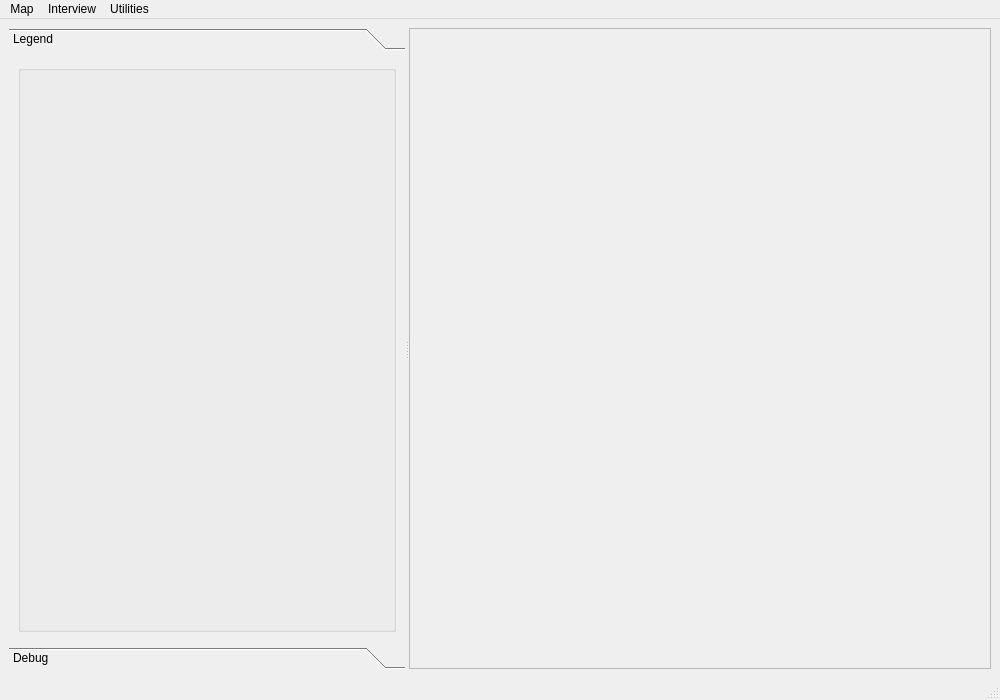
<ui version="4.0" >
 <class>MainWindow</class>
 <widget class="QMainWindow" name="MainWindow" >
  <property name="geometry" >
   <rect>
    <x>0</x>
    <y>0</y>
    <width>1000</width>
    <height>700</height>
   </rect>
  </property>
  <property name="windowTitle" >
   <string>OpenOceanMap BC Commercial</string>
  </property>
  <property name="windowIcon" >
   <iconset resource="resources.qrc" >
    <normaloff>:/images/OCEAN_SMALL_INNO.png</normaloff>:/images/OCEAN_SMALL_INNO.png</iconset>
  </property>
  <widget class="QWidget" name="centralwidget" >
   <layout class="QGridLayout" >
    <property name="margin" >
     <number>9</number>
    </property>
    <property name="spacing" >
     <number>6</number>
    </property>
    <item row="0" column="0" >
     <widget class="QSplitter" name="splitter" >
      <property name="orientation" >
       <enum>Qt::Horizontal</enum>
      </property>
      <widget class="QToolBox" name="toolBox" >
       <property name="enabled" >
        <bool>true</bool>
       </property>
       <property name="sizePolicy" >
        <sizepolicy vsizetype="Preferred" hsizetype="Preferred" >
         <horstretch>0</horstretch>
         <verstretch>0</verstretch>
        </sizepolicy>
       </property>
       <property name="baseSize" >
        <size>
         <width>0</width>
         <height>0</height>
        </size>
       </property>
       <property name="currentIndex" >
        <number>0</number>
       </property>
       <widget class="QWidget" name="legend_page" >
        <property name="geometry" >
         <rect>
          <x>0</x>
          <y>0</y>
          <width>355</width>
          <height>588</height>
         </rect>
        </property>
        <attribute name="label" >
         <string>Legend</string>
        </attribute>
        <layout class="QGridLayout" >
         <property name="margin" >
          <number>9</number>
         </property>
         <property name="spacing" >
          <number>6</number>
         </property>
         <item row="0" column="0" >
          <widget class="QGroupBox" name="groupBox" >
           <property name="autoFillBackground" >
            <bool>true</bool>
           </property>
           <property name="title" >
            <string/>
           </property>
          </widget>
         </item>
        </layout>
       </widget>
       <widget class="QWidget" name="debug_page" >
        <property name="geometry" >
         <rect>
          <x>0</x>
          <y>0</y>
          <width>96</width>
          <height>26</height>
         </rect>
        </property>
        <attribute name="label" >
         <string>Debug</string>
        </attribute>
       </widget>
      </widget>
      <widget class="QFrame" name="frameMap" >
       <property name="sizePolicy" >
        <sizepolicy vsizetype="Preferred" hsizetype="Preferred" >
         <horstretch>0</horstretch>
         <verstretch>0</verstretch>
        </sizepolicy>
       </property>
       <property name="frameShape" >
        <enum>QFrame::StyledPanel</enum>
       </property>
       <property name="frameShadow" >
        <enum>QFrame::Raised</enum>
       </property>
      </widget>
     </widget>
    </item>
   </layout>
  </widget>
  <widget class="QMenuBar" name="menubar" >
   <property name="geometry" >
    <rect>
     <x>0</x>
     <y>0</y>
     <width>1000</width>
     <height>19</height>
    </rect>
   </property>
   <widget class="QMenu" name="menuInterview" >
    <property name="title" >
     <string>Interview</string>
    </property>
    <addaction name="actionStart_Interview" />
   </widget>
   <widget class="QMenu" name="menuMap" >
    <property name="title" >
     <string>Map</string>
    </property>
    <addaction name="mpActionAddRasterLayer" />
    <addaction name="mpActionAddVectorLayer" />
    <addaction name="separator" />
    <addaction name="mpActionZoomIn" />
    <addaction name="mpActionZoomOut" />
    <addaction name="mpActionPan" />
    <addaction name="actionRegion_Tool" />
   </widget>
   <widget class="QMenu" name="menuUtilities" >
    <property name="title" >
     <string>Utilities</string>
    </property>
    <addaction name="actionPython_Console" />
   </widget>
   <addaction name="menuMap" />
   <addaction name="menuInterview" />
   <addaction name="menuUtilities" />
  </widget>
  <widget class="QStatusBar" name="statusbar" />
  <action name="mpActionZoomOut" >
   <property name="icon" >
    <iconset resource="resources.qrc" >
     <normaloff>:/images/mActionZoomOut.png</normaloff>:/images/mActionZoomOut.png</iconset>
   </property>
   <property name="text" >
    <string>Zoom Out</string>
   </property>
  </action>
  <action name="mpActionPan" >
   <property name="icon" >
    <iconset resource="resources.qrc" >
     <normaloff>:/images/mActionPan.png</normaloff>:/images/mActionPan.png</iconset>
   </property>
   <property name="text" >
    <string>Pan</string>
   </property>
  </action>
  <action name="mpActionAddRasterLayer" >
   <property name="icon" >
    <iconset resource="resources.qrc" >
     <normaloff>:/images/mActionAddRasterLayer.png</normaloff>:/images/mActionAddRasterLayer.png</iconset>
   </property>
   <property name="text" >
    <string>Add Raster Layer</string>
   </property>
  </action>
  <action name="actionStart_Interview" >
   <property name="icon" >
    <iconset resource="resources.qrc" >
     <normaloff>:/images/mActionStartEditing.png</normaloff>:/images/mActionStartEditing.png</iconset>
   </property>
   <property name="text" >
    <string>Start Interview</string>
   </property>
   <property name="iconText" >
    <string>Start Interview</string>
   </property>
   <property name="toolTip" >
    <string>Start Interview</string>
   </property>
  </action>
  <action name="actionRegion_Tool" >
   <property name="icon" >
    <iconset resource="resources.qrc" >
     <normaloff>:/images/mActionMeasureArea.png</normaloff>:/images/mActionMeasureArea.png</iconset>
   </property>
   <property name="text" >
    <string>Region Tool</string>
   </property>
  </action>
  <action name="actionPolygon_Tool" >
   <property name="icon" >
    <iconset resource="resources.qrc" >
     <normaloff>:/images/mActionCapturePolygon.png</normaloff>:/images/mActionCapturePolygon.png</iconset>
   </property>
   <property name="text" >
    <string>Polygon Tool</string>
   </property>
  </action>
  <action name="mpActionZoomIn" >
   <property name="icon" >
    <iconset resource="resources.qrc" >
     <normaloff>:/images/mActionZoomIn.png</normaloff>:/images/mActionZoomIn.png</iconset>
   </property>
   <property name="text" >
    <string>Zoom In</string>
   </property>
  </action>
  <action name="mpActionAddVectorLayer" >
   <property name="icon" >
    <iconset resource="resources.qrc" >
     <normaloff>:/images/mActionAddLayer.png</normaloff>:/images/mActionAddLayer.png</iconset>
   </property>
   <property name="text" >
    <string>Add Vector Layer</string>
   </property>
  </action>
  <action name="actionPython_Console" >
   <property name="icon" >
    <iconset resource="resources.qrc" >
     <normaloff>:/images/mIconProperties.png</normaloff>:/images/mIconProperties.png</iconset>
   </property>
   <property name="text" >
    <string>Python Console</string>
   </property>
  </action>
 </widget>
 <resources>
  <include location="resources.qrc" />
 </resources>
 <connections/>
</ui>
